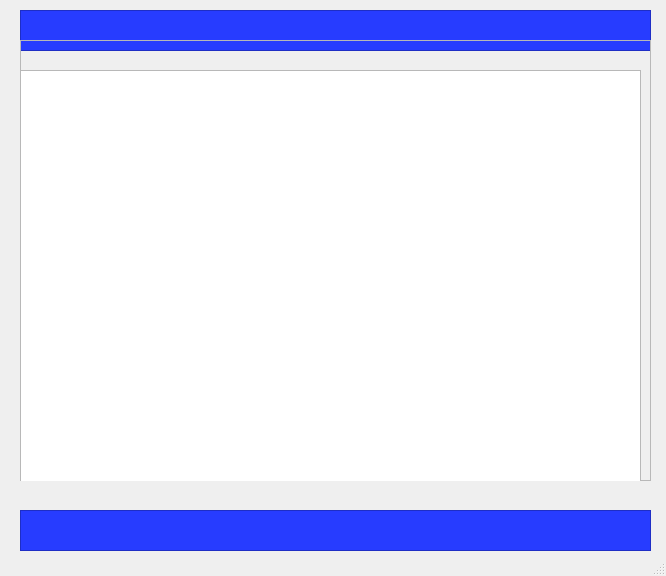
<?xml version="1.0" encoding="UTF-8"?>
<ui version="4.0">
 <class>MainWindow</class>
 <widget class="QMainWindow" name="MainWindow">
  <property name="geometry">
   <rect>
    <x>0</x>
    <y>0</y>
    <width>666</width>
    <height>576</height>
   </rect>
  </property>
  <property name="windowTitle">
   <string>MainWindow</string>
  </property>
  <widget class="QWidget" name="centralwidget">
   <widget class="QFrame" name="header">
    <property name="geometry">
     <rect>
      <x>20</x>
      <y>10</y>
      <width>631</width>
      <height>41</height>
     </rect>
    </property>
    <property name="styleSheet">
     <string notr="true">background-color: rgb(39, 60, 255);</string>
    </property>
    <property name="frameShape">
     <enum>QFrame::StyledPanel</enum>
    </property>
    <property name="frameShadow">
     <enum>QFrame::Raised</enum>
    </property>
   </widget>
   <widget class="QFrame" name="body">
    <property name="geometry">
     <rect>
      <x>20</x>
      <y>40</y>
      <width>631</width>
      <height>441</height>
     </rect>
    </property>
    <property name="frameShape">
     <enum>QFrame::StyledPanel</enum>
    </property>
    <property name="frameShadow">
     <enum>QFrame::Raised</enum>
    </property>
    <widget class="QStackedWidget" name="stackedWidget">
     <property name="geometry">
      <rect>
       <x>0</x>
       <y>100</y>
       <width>631</width>
       <height>421</height>
      </rect>
     </property>
     <widget class="QWidget" name="page"/>
     <widget class="QWidget" name="page_2"/>
    </widget>
    <widget class="QColumnView" name="columnView">
     <property name="geometry">
      <rect>
       <x>0</x>
       <y>30</y>
       <width>621</width>
       <height>421</height>
      </rect>
     </property>
     <property name="editTriggers">
      <set>QAbstractItemView::NoEditTriggers</set>
     </property>
    </widget>
   </widget>
   <widget class="QFrame" name="basement">
    <property name="geometry">
     <rect>
      <x>20</x>
      <y>510</y>
      <width>631</width>
      <height>41</height>
     </rect>
    </property>
    <property name="styleSheet">
     <string notr="true">background-color: rgb(39, 60, 255);</string>
    </property>
    <property name="frameShape">
     <enum>QFrame::StyledPanel</enum>
    </property>
    <property name="frameShadow">
     <enum>QFrame::Raised</enum>
    </property>
   </widget>
  </widget>
  <widget class="QMenuBar" name="menubar">
   <property name="geometry">
    <rect>
     <x>0</x>
     <y>0</y>
     <width>666</width>
     <height>21</height>
    </rect>
   </property>
  </widget>
  <widget class="QStatusBar" name="statusbar"/>
 </widget>
 <resources/>
 <connections/>
</ui>
